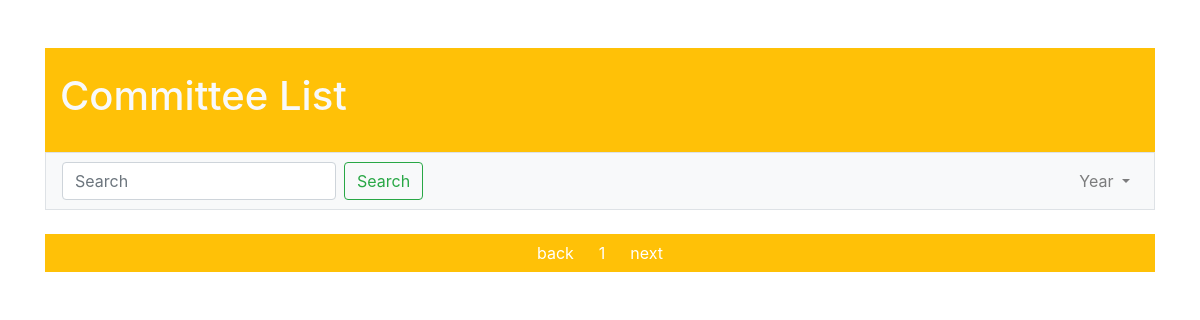
Page /committee/ on the earlier database version.
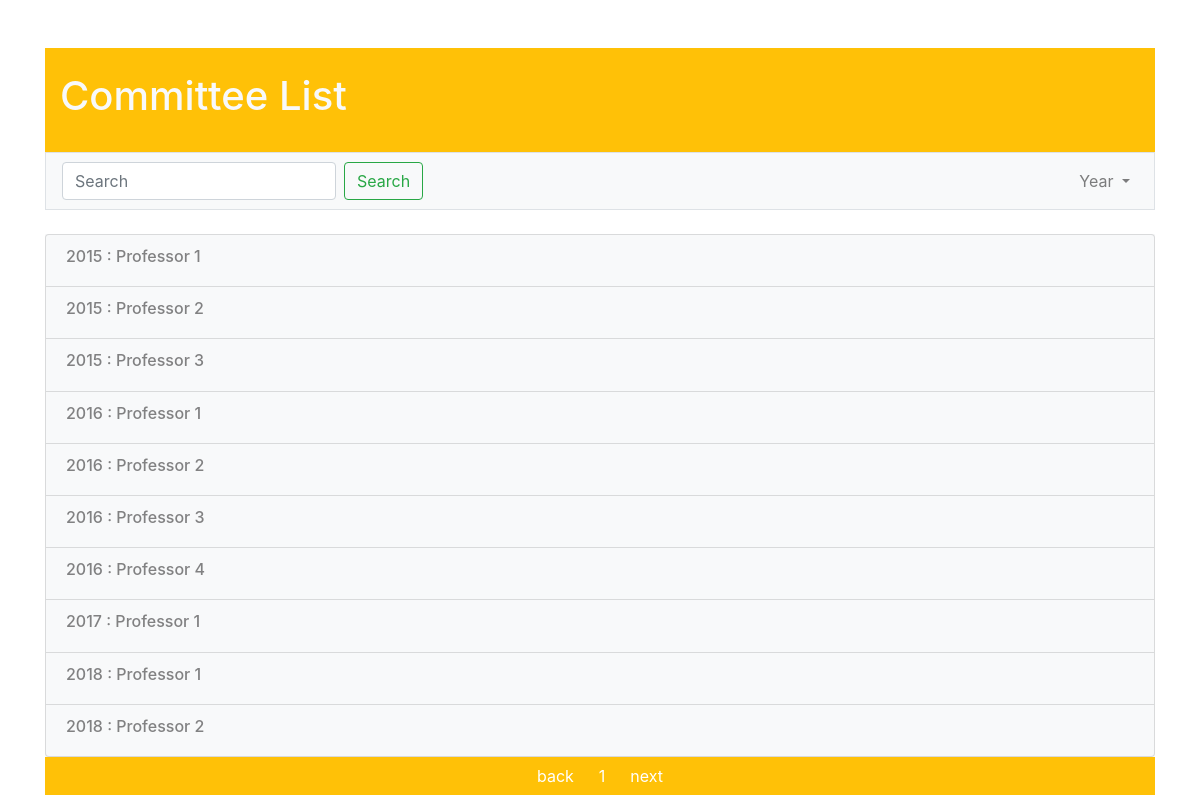
Same page on the later database version.
### study_program/models.py (models this page shows, shortened)
class Committee(models.Model):
    code = models.CharField(max_length=200)
    professor_id = models.ForeignKey(Professor, on_delete=models.PROTECT, null=True)
    YEAR_CHOICES = []
    for r in range(1980, (datetime.datetime.now().year+1)):
        YEAR_CHOICES.append((r,r))
    year = models.IntegerField(('year'), choices=YEAR_CHOICES, default=datetime.datetime.now().year)
    assessment_level_choices = (
        ('Junior', 'Junior'),
        ('Senior', 'Senior'),
        ('Novice', 'Novice'),
        ('Apprentice-C','Apprentice-C')
    )
    assessment_level = models.TextField(max_length=400, choices = assessment_level_choices)
    profession = models.CharField(max_length=200)
    assessment_programs = models.ManyToManyField('AssessmentResult', blank=True)

class Professor(models.Model):
    professor_id = models.CharField(max_length = 200)
    academic_title = models.CharField(max_length = 200)
    name_surname = models.CharField(max_length = 200)
    date_of_birth = models.DateField()
    YEAR_CHOICES = []
    for r in range(1980, (datetime.datetime.now().year+1)):
        YEAR_CHOICES.append((r,r))
    bsc = models.CharField(max_length = 200)
    bsc_grad_institute = models.CharField(max_length = 200)
    bsc_year = models.IntegerField(('year'), choices=YEAR_CHOICES, default=datetime.datetime.now().year)
    msc = models.CharField(max_length = 200)
    msc_grad_institute = models.CharField(max_length = 200)
    msc_year = models.IntegerField(('year'), choices=YEAR_CHOICES, default=datetime.datetime.now().year)
    phd = models.CharField(max_length = 200)
    phd_grad_institute = models.CharField(max_length = 200)
    phd_year = models.IntegerField(('year'), choices=YEAR_CHOICES, default=datetime.datetime.now().year)
    phone = models.CharField(max_length = 200)
    email = models.CharField(max_length = 200)
    university = models.CharField(max_length = 200)
    additional_degree = models.CharField(max_length = 200, blank = True)
    responsible_program = models.ManyToManyField('StudyProgram', blank=True)
    committee_profile = models.ManyToManyField('Committee', blank=True)

### study_program/views.py (the view)
# urls.py: path('committee/', views.all_committees, name = 'all_committee'),
def all_committees(request, page_number=1):
    from_item = (page_number * 10) - 10
    to_item = page_number * 10
    c = Committee.objects # get object
    committees = c.all() # get all objects
    total_committee = c.count() # get length of object
    committee_list = []
    for committee in committees:
        committee_list.append(committee)
    committee_list = committee_list[from_item:to_item]
    prev_page = page_number - 1
    if(page_number - 1 < 1):
        prev_page = 1
    current_page = page_number
    next_page = page_number + 1
    if(next_page > math.ceil(total_committee/10)):
        next_page = current_page
    return render(request, 'committee/all_committee.html', {'committee_list': committee_list, 'current_page': current_page, 'prev_page': prev_page, 'next_page':next_page})

### study_program/templates/committee/all_committee.html (shortened to what this page needs)
<head>
        <link rel="stylesheet" href="https://stackpath.bootstrapcdn.com/bootstrap/4.1.3/css/bootstrap.min.css">
</head>
<div class="container">
        <br/>
        <br/>
        <div class="container border-warning bg-warning text-light">
            <br/>
            <h1>Committee List</h1>
            <br/>
        </div>
        <nav class="navbar navbar-expand-lg navbar-light bg-light border" name="TOP NAVBAR">
            <div class="collapse navbar-collapse" id="navbarSupportedContent">
                <form class="form-inline my-2 my-lg-0">
                    <input class="form-control mr-sm-2" name="faculty_name" type="search" placeholder="Search" aria-label="Search" value={{request.GET.faculty_name}}>
                    <button class="btn btn-outline-success my-2 my-sm-0" type="submit">Search</button>
                </form>
                <ul class="navbar-nav ml-auto">
                    <li class="nav-item dropdown">
                        <a class="nav-link dropdown-toggle" href="#" id="navbarDropdown" role="button" data-toggle="dropdown" aria-haspopup="true" aria-expanded="false">
                            Year
                        </a>
                    </li>
                </ul>
            </div>
        </nav>
        <br/>
        <div class=bg-light>
            <ul class="list-group">
                {% for committee in committee_list %}
                    <a class="list-group-item list-group-item-light bg-light" href = "{% url 'committee_profile' committee.id %}"><h6>{{ committee.year}} : {{ committee.professor_id.name_surname}}</h6></a>
                {% endfor %}
            </ul>
        </div>
        <div class="container border-warning bg-warning text-light text-center">
            <div class="btn-group" role="group" aria-label="Basic example">
                <a class="btn btn-secondary border-warning bg-warning" href="{% url 'all_committee' prev_page %}">back</a>
                <button type="button" class="btn btn-secondary border-warning bg-warning">{{current_page}}</button>
                <a class="btn btn-secondary border-warning bg-warning" href="{% url 'all_committee' next_page %}">next</a>
            </div>
            <br/>
        </div>
</div>

Differences in the rows shown:
added Committee: year "2015", professor_id.name_surname "Professor 1"
added Committee: year "2015", professor_id.name_surname "Professor 2"
added Committee: year "2015", professor_id.name_surname "Professor 3"
added Committee: year "2016", professor_id.name_surname "Professor 1"
added Committee: year "2016", professor_id.name_surname "Professor 2"
added Committee: year "2016", professor_id.name_surname "Professor 3"
added Committee: year "2016", professor_id.name_surname "Professor 4"
added Committee: year "2017", professor_id.name_surname "Professor 1"
added Committee: year "2018", professor_id.name_surname "Professor 1"
added Committee: year "2018", professor_id.name_surname "Professor 2"
